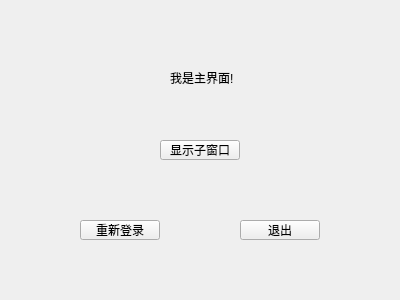
<?xml version="1.0" encoding="UTF-8"?>
<ui version="4.0">
 <class>MyWidget</class>
 <widget class="QWidget" name="MyWidget">
  <property name="geometry">
   <rect>
    <x>0</x>
    <y>0</y>
    <width>400</width>
    <height>300</height>
   </rect>
  </property>
  <property name="windowTitle">
   <string>MyWidget</string>
  </property>
  <widget class="QLabel" name="label">
   <property name="geometry">
    <rect>
     <x>170</x>
     <y>70</y>
     <width>71</width>
     <height>16</height>
    </rect>
   </property>
   <property name="text">
    <string>我是主界面!</string>
   </property>
  </widget>
  <widget class="QPushButton" name="showChildButton">
   <property name="geometry">
    <rect>
     <x>160</x>
     <y>140</y>
     <width>80</width>
     <height>20</height>
    </rect>
   </property>
   <property name="text">
    <string>显示子窗口</string>
   </property>
  </widget>
  <widget class="QPushButton" name="pushButton">
   <property name="geometry">
    <rect>
     <x>80</x>
     <y>220</y>
     <width>80</width>
     <height>20</height>
    </rect>
   </property>
   <property name="text">
    <string>重新登录</string>
   </property>
  </widget>
  <widget class="QPushButton" name="pushButton_2">
   <property name="geometry">
    <rect>
     <x>240</x>
     <y>220</y>
     <width>80</width>
     <height>20</height>
    </rect>
   </property>
   <property name="text">
    <string>退出</string>
   </property>
  </widget>
 </widget>
 <layoutdefault spacing="6" margin="11"/>
 <resources/>
 <connections>
  <connection>
   <sender>pushButton_2</sender>
   <signal>clicked()</signal>
   <receiver>MyWidget</receiver>
   <slot>close()</slot>
   <hints>
    <hint type="sourcelabel">
     <x>285</x>
     <y>226</y>
    </hint>
    <hint type="destinationlabel">
     <x>363</x>
     <y>253</y>
    </hint>
   </hints>
  </connection>
 </connections>
</ui>
